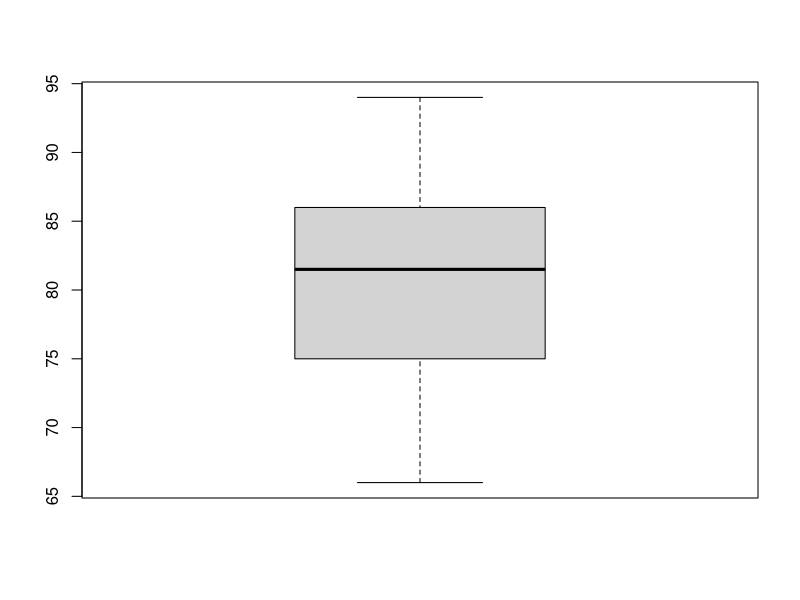
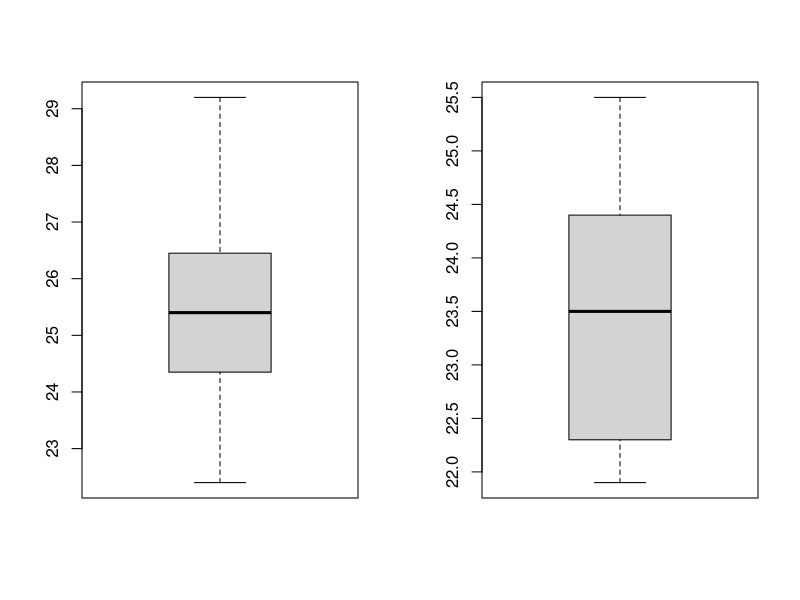
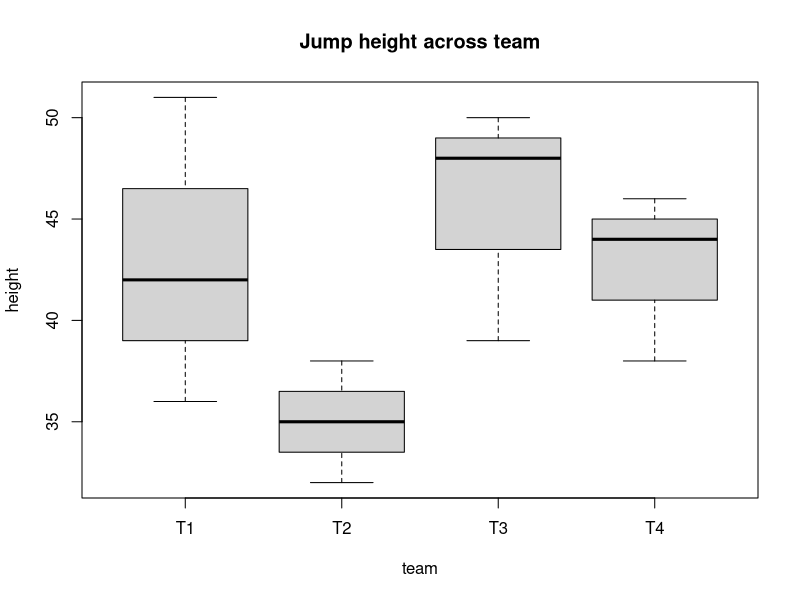

Reproduce these figures in R, in order.
## ---- chunk 1
# This code block is to the benefit of anyone working with the .Rmd file to edit the workshop material, rather than participating in the workshop. Hence, it should always be setup to include = FALSE, so it does not appear in the knitted .md file 

# Make echo = TRUE the default option
knitr::opts_chunk$set(echo = TRUE)

# Uncomment the install.packages if you haven't installed and loaded the 'readxl' package
#install.packages("readxl")
library(readxl)

# Function that will generate the .md text that creates the toggle button to show answers for activities. To use this function, you should use it inside an code chunk set with echo = FALSE (meaning, do not show) and results = "asis", meaning print the results not in a output chunk. Check the document below for an example
startCodeDetailsBlock <- function(summaryText = "Check Your Code") {
  # Use cat to directly output the string without quotes and avoid unintended newlines
  cat(
    "{::options parse_block_html=&apos;true&apos; /}<details><summary markdown='span'>", summaryText, "</summary>"
  )
}

# Function that will generate the .md text that ends the toggle button to show answers for activities. Same usage applied as explained for function above.
endCodeDetailsBlock <- function() {
  cat("</details>{::options parse_block_html=&apos;false&apos;/}")
}
## ---- chunk 2
# Create the vector with score values
score <- c(75, 91, 68, 83, 66, 94, 85, 86, 75, 80)
## ---- chunk 3
# Perform a one-sample t-test to test if the mean of the sample is different than 65
t.test(score, mu = 65)
## ---- chunk 4
# Perform a one-sample t-test to test if the mean of the sample is greater than 65
t.test(score, mu = 65, alternative = "greater")
## ---- chunk 5
startCodeDetailsBlock(summaryText = "Check the answer")
## ---- chunk 6
# Perform a one-sample t-test to test if the mean of the sample is less than 65
t.test(score, mu = 65, alternative = "less")
## ---- chunk 7
endCodeDetailsBlock()
## ---- chunk 8
# Performs a Shapiro-Wilk test to assess normality
shapiro.test(score)
## ---- chunk 9
# Plot a box plot of the data
boxplot(score)
## ---- chunk 10
pizza <- data.frame(
  Delivery.Time.A = c(25.4, 29.2, 22.4, 26.4, 25.2, 23.5, 26.5),
  Delivery.Time.B = c(25.2, 21.9, 23.5, 22.3, 25.5, 23.6, 22.3)
)
knitr::kable(pizza, "html", col.names = gsub("[.]", " ", names(pizza)))
## ---- chunk 11
# Create vectors with delivery times
companyA <- c(25.4, 29.2, 22.4, 26.4, 25.2, 23.5, 26.5)
companyB <- c(25.2, 21.9, 23.5, 22.3, 25.5, 23.6, 22.3)
## ---- chunk 12
# Performs two-sample t-test to test for difference in means
t.test(companyA, companyB)
## ---- chunk 13
startCodeDetailsBlock(summaryText = "Check the answer")
## ---- chunk 14
# Perform a two-sample t-test to test if the mean of the sample of group 1 (company A) is smaller (i.e. faster) than group 2 (company B)
t.test(companyA, companyB, alternative = "less")
## ---- chunk 15
endCodeDetailsBlock()
## ---- chunk 16
# Performs Shapiro-Wilk tests to assess normality
shapiro.test(companyA)
shapiro.test(companyB)
## ---- chunk 17
# Plot boxplots to check for outliers
par(mfrow = c(1, 2)) # this creates 1 row and 2 colums in the plot are
boxplot(companyA) # boxplot of Company A
boxplot(companyB) # boxplot of Company B
par(mfrow = c(1, 1)) # this returns the plot area for a single plot. You need to run this, otherwise future plots will continue to be plotted with 1 row and 2 columns (meaning two plots per figure)
## ---- chunk 18
# Create vector of jump heights (in inches)
height <- c(36, 42, 51, 32, 35, 38, 48, 50, 39, 38, 44, 46)
# Create vector of team names
team <- c(rep("T1",3), rep("T2",3), rep("T3", 3), rep("T4", 3))
# Merge
df <- data.frame(height, team)
# Visualize the data
print(df)
## ---- chunk 19
# Box plot of jump height  for each team
boxplot(height ~ team, data = df, main = "Jump height across team")
## ---- chunk 20
# Fits the anova model
model <- aov(height ~ team, data = df)
# See results
summary(model)
## ---- chunk 21
# Performs shakiro-wilk test on each group to assess normality
shapiro.test(df$height[df$team == "T1"])
shapiro.test(df$height[df$team == "T2"])
shapiro.test(df$height[df$team == "T3"])
## ---- chunk 22
# Performs a Bartlett test to check for equality in variance
bartlett.test(height ~ team, data = df)

